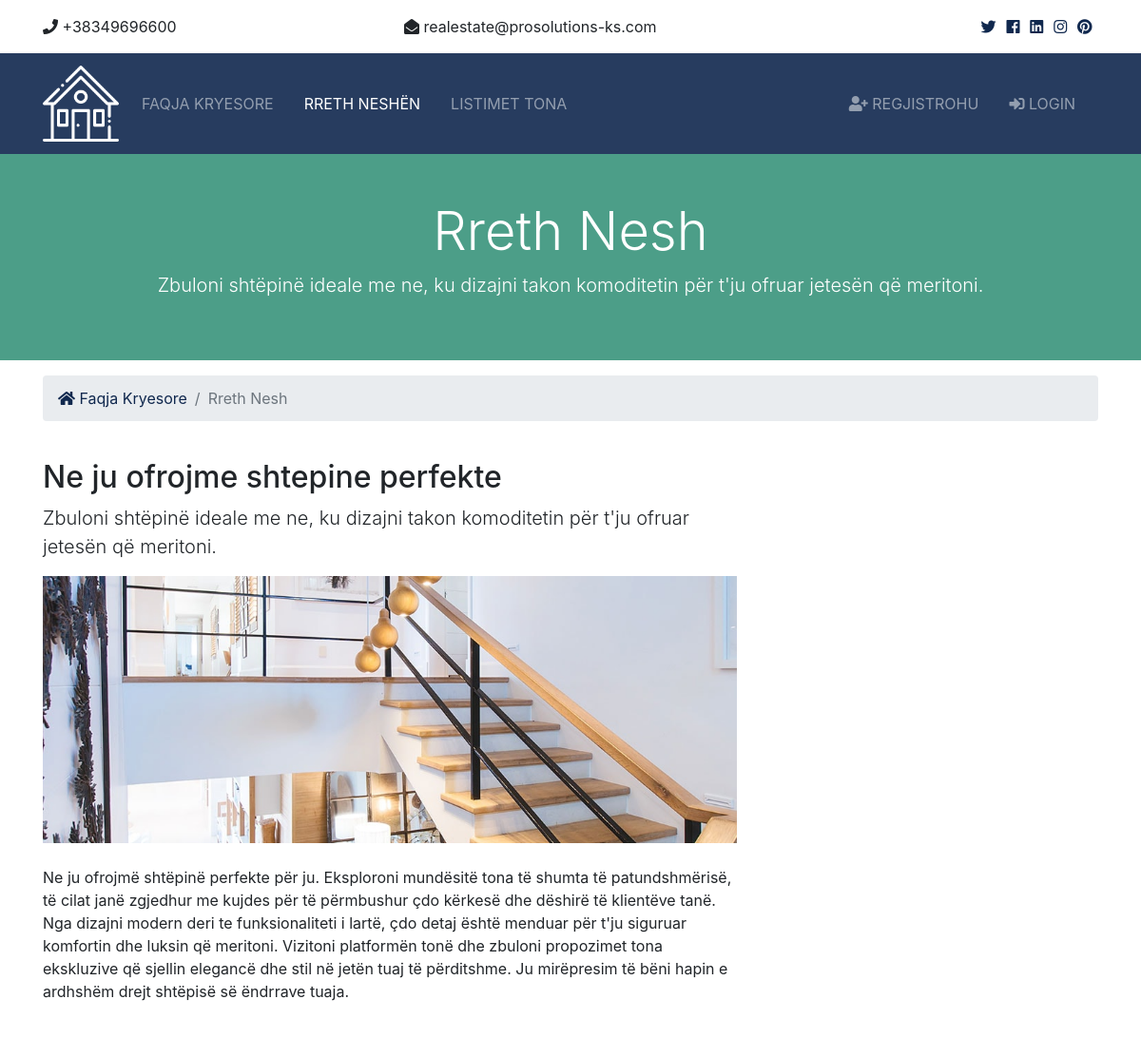
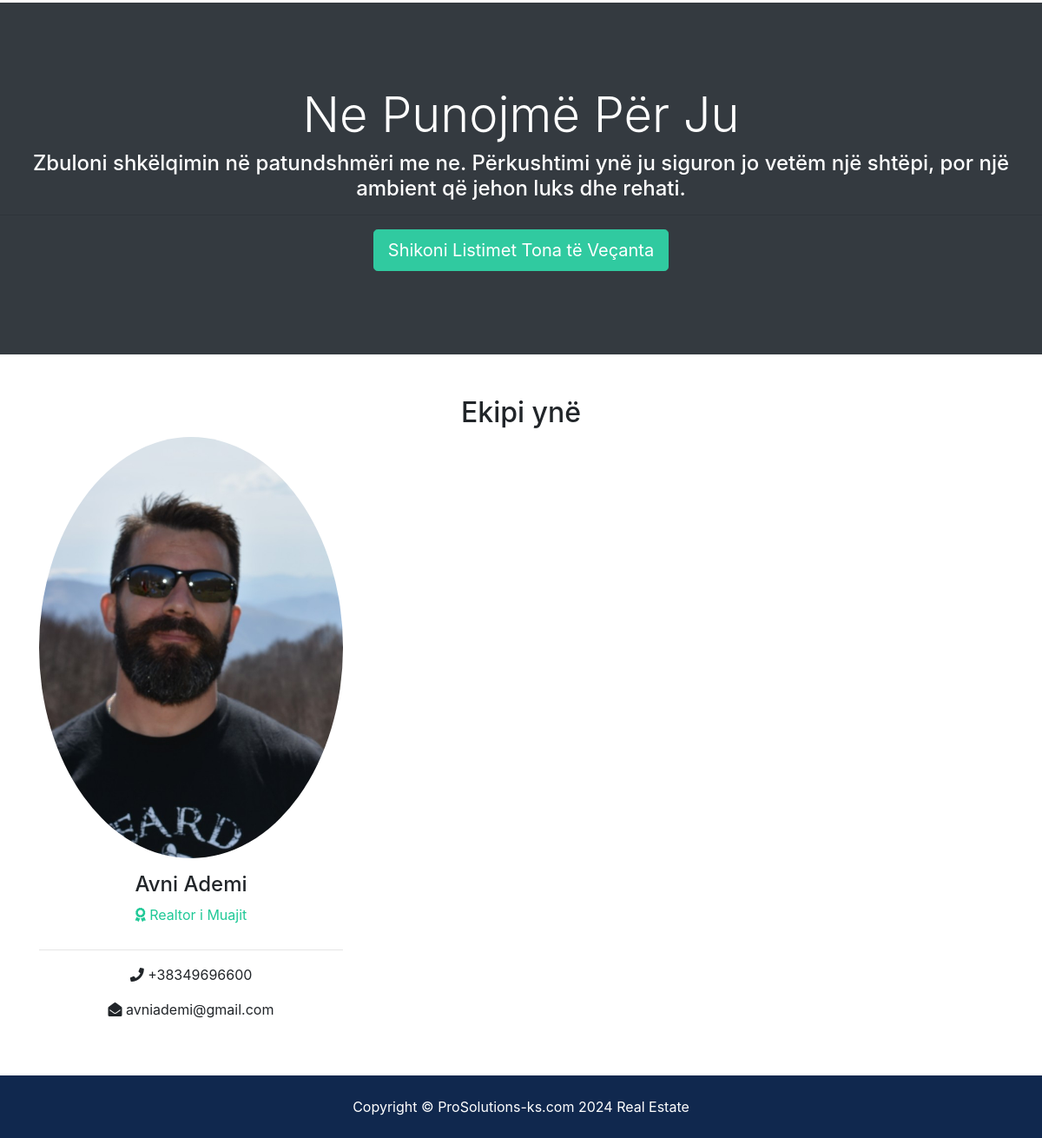
/about, run on the app's committed database (2 pictures, top to bottom).
### realtors/models.py (models this page shows, shortened)
class Realtor(models.Model):
  name = models.CharField(max_length=200)
  photo = models.ImageField(upload_to='photos/%Y/%m/%d/')
  description = models.TextField(blank=True)
  phone = models.CharField(max_length=20)
  email = models.CharField(max_length=50)
  is_mvp = models.BooleanField(default=False)
  hire_date = models.DateTimeField(default=datetime.now, blank=True)

### pages/views.py (the view)
# urls.py: path('about',views.about,name ='about'),
def about(request):
    realtors = Realtor.objects.order_by('-hire_date')
    mvp_realtors = Realtor.objects.all().filter(is_mvp=True)
    context = {
        'realtors': realtors,
        'mvp_realtors': mvp_realtors
    }
    return render(request, 'pages/about.html', context)

### templates/pages/about.html (shortened to what this page needs)
{% extends 'base.html' %}
{% load static %}
{% block content %}
<section id="showcase-inner" class="py-5 text-white">
    <div class="container">
      <div class="row text-center">
        <div class="col-md-12">
          <h1 class="display-4">Rreth Nesh</h1>
          <p class="lead">Zbuloni shtëpinë ideale me ne, ku dizajni takon komoditetin për t'ju ofruar jetesën që meritoni.</p>
        </div>
      </div>
    </div>
  </section>
  <section id="bc" class="mt-3">
    <div class="container">
      <nav aria-label="breadcrumb">
        <ol class="breadcrumb">
          <li class="breadcrumb-item">
            <a href="{% url 'index' %}">
              <i class="fas fa-home"></i> Faqja Kryesore</a>
          </li>
          <li class="breadcrumb-item active">Rreth Nesh</li>
        </ol>
      </nav>
    </div>
  </section>
  <section id="about" class="py-4">
    <div class="container">
      <div class="row">
        <div class="col-md-8">
          <h2>Ne ju ofrojme shtepine perfekte</h2>
          <p class="lead">Zbuloni shtëpinë ideale me ne, ku dizajni takon komoditetin për t'ju ofruar jetesën që meritoni.</p>
          <img src="{% static 'img/about.jpg' %}" alt="">
          <p class="mt-4">Ne ju ofrojmë shtëpinë perfekte për ju. Eksploroni mundësitë tona të shumta të patundshmërisë, të cilat janë zgjedhur me kujdes për të përmbushur çdo kërkesë dhe dëshirë të klientëve tanë.
            Nga dizajni modern deri te funksionaliteti i lartë, çdo detaj është menduar për t'ju siguruar komfortin dhe luksin që meritoni. Vizitoni platformën tonë dhe zbuloni propozimet
            tona ekskluzive që sjellin elegancë dhe stil në jetën tuaj të përditshme. Ju mirëpresim të bëni hapin e ardhshëm drejt shtëpisë së ëndrrave tuaja.</p>
        </div>
        <div class="col-md-4">
        </div>
      </div>
    </div>
  </section>
  <section id="work" class="bg-dark text-white text-center">
    <h2 class="display-4">Ne Punojmë Për Ju</h2>
  <h4>Zbuloni shkëlqimin në patundshmëri me ne. Përkushtimi ynë ju siguron jo vetëm një shtëpi, por një ambient që jehon luks dhe rehati.</h4>
  <hr>
  <a href="{% url 'listings' %}" class="btn btn-secondary text-white btn-lg">Shikoni Listimet Tona të Veçanta</a>
  </section>
  <section id="team" class="py-5">
    <div class="container">
      <h2 class="text-center">Ekipi ynë</h2>
      <div class="row text-center">
        {% if realtors %}
          {% for realtor in realtors %}
          <div class="col-md-4">
              <img src="{{ realtor.photo.url }}" alt="" class="rounded-circle mb-3">
              <h4>{{ realtor.name }}</h4>
              <p class="text-success">
                <i class="fas fa-award text-success mb-3"></i> Realtor i Muajit</p>
              <hr>
              <p>
                <i class="fas fa-phone"></i> {{ realtor.phone }}</p>
              <p>
                <i class="fas fa-envelope-open"></i> {{ realtor.email }}</p>
            </div>
          {% endfor %}
        {% else %}
          <div class="col-md-12">
            <p>Nuk ka Realtor</p>
          </div>
        {% endif %}
      </div>
    </div>
  </section>
{% endblock %}

### realestate/static/css/all.css (style rules this page uses)
.fa, .fas, .far, .fal, .fab { -moz-osx-font-smoothing: grayscale; -webkit-font-smoothing: antialiased; display: inline-block; font-style: normal; font-variant: normal; text-rendering: auto; line-height: 1; }
.fa-award:before { content: "\f559"; }
.fa-envelope-open:before { content: "\f2b6"; }
.fa-home:before { content: "\f015"; }
.fa-phone:before { content: "\f095"; }
.fa, .fas { font-family: 'Font Awesome 5 Free'; font-weight: 900; }

### realestate/static/css/style.css (style rules this page uses)
.btn-secondary { color: #fff !important; }
img { width: 100%; }
#showcase-inner { background: url(../img/building.jpg) no-repeat top center fixed/cover; position: relative; overflow: hidden; min-height: 200px; }
#showcase-inner::before { content: ''; position: absolute; top: 0; left: 0; min-height: 100%; width: 100%; background: rgba(32, 134, 107, 0.8); }
#work { padding: 6rem 0; }

### data on the page
Realtor: photo (picture), name "Avni Ademi", phone "+38349696600", email "avniademi@gmail.com"
